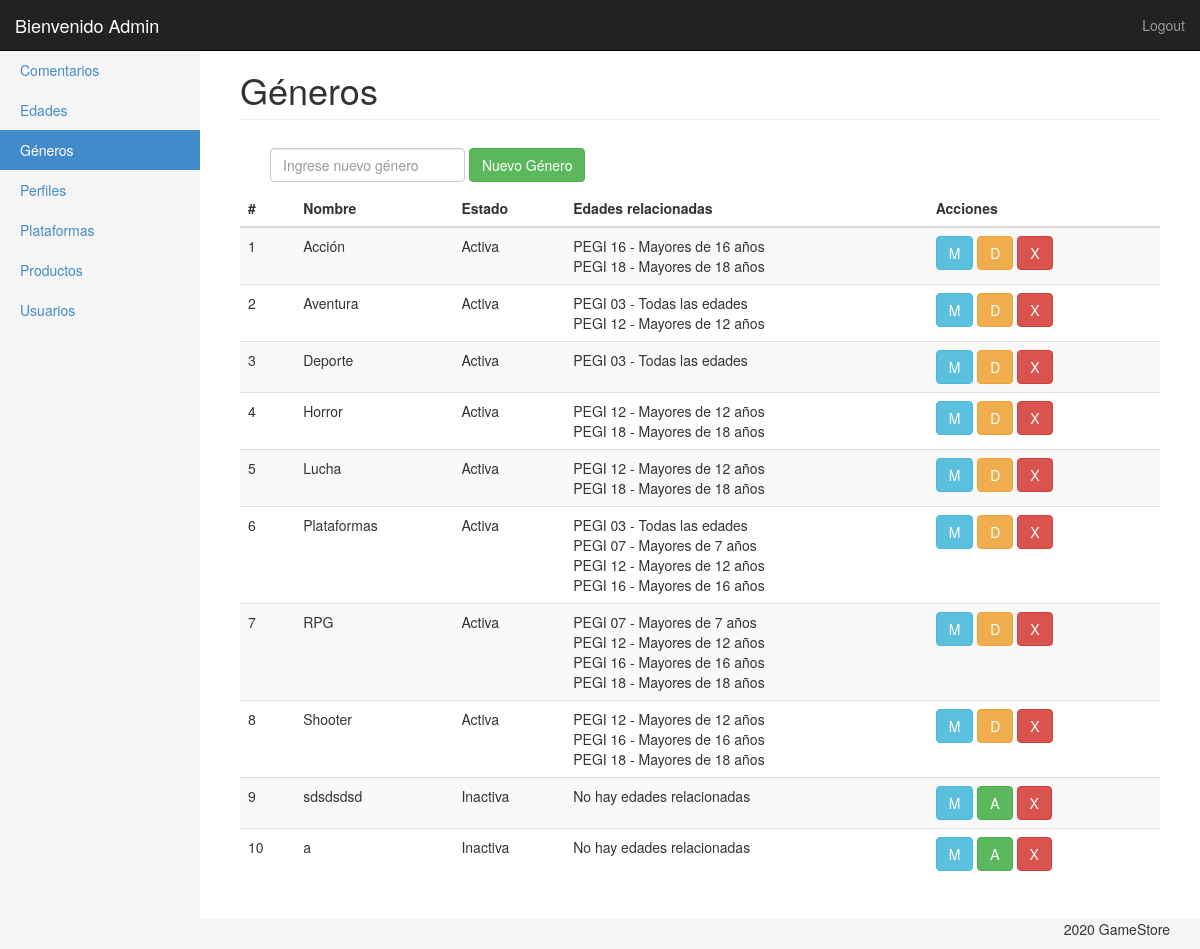
Page /ProduccionWeb_TP1/panel/generos.php (signed in) on the earlier database version.
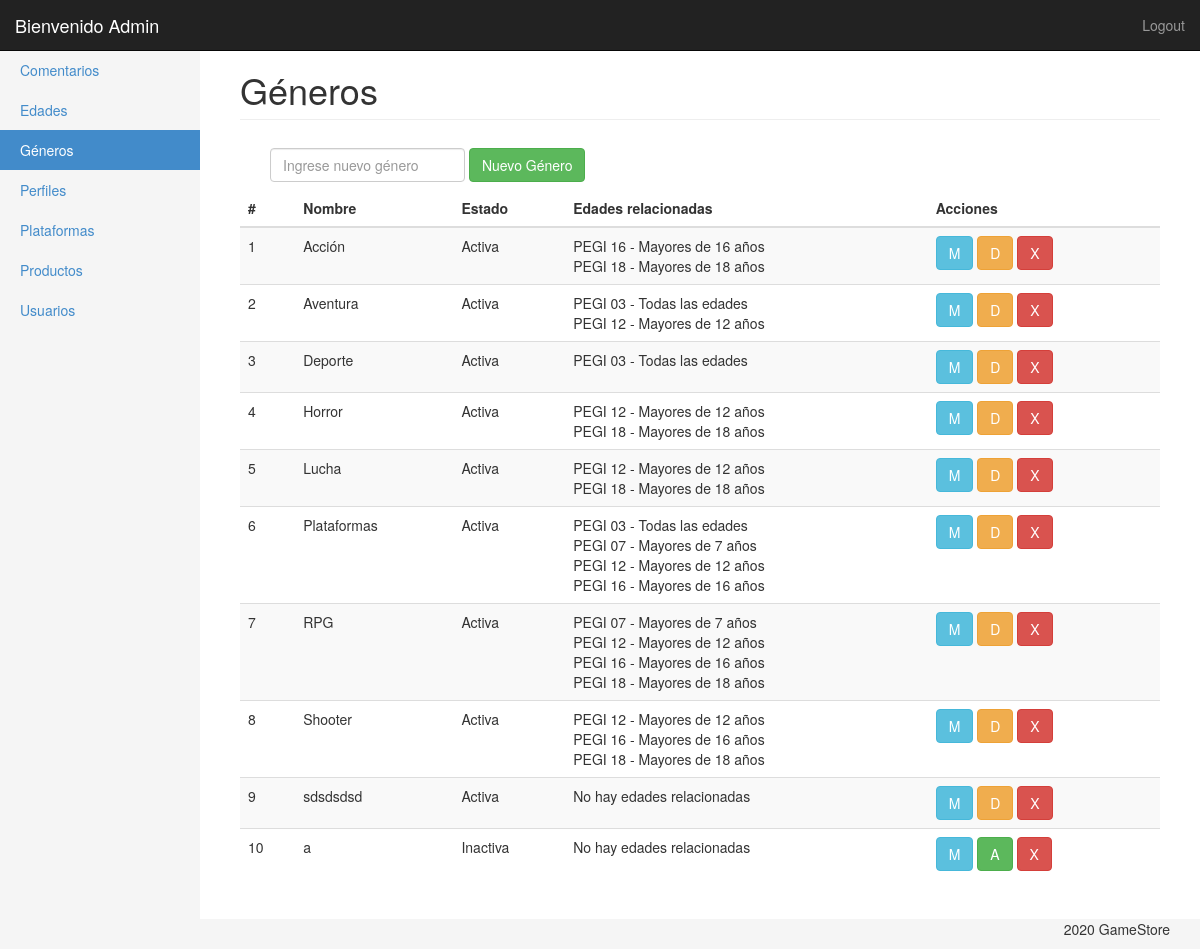
Same page on the later database version.
### tables this page shows
CREATE TABLE `generos` (
  `id` int(11) NOT NULL,
  `nombre` varchar(50) NOT NULL,
  `estado` tinyint(1) NOT NULL DEFAULT 1,
  `enabled` tinyint(1) NOT NULL DEFAULT 1
);

### ProduccionWeb_TP1/panel/clases/genero.php (called while the page is built, shortened)
<?php
Class Genero{
	private $con;
	public function __construct($con){
		$this->con = $con;
	}
	public function getList(){
		$query = "SELECT *
					FROM generos
					WHERE enabled = '1' ";
        return $this->con->query($query);
	}
	public function getSubcategoria($id){
		$query = "	SELECT edades.nombre
					FROM generos INNER JOIN genero_edades
					ON generos.id = genero_edades.idgen
					INNER JOIN edades
					ON edades.id = genero_edades.idedad
					WHERE generos.id=".$id." AND edades.enabled = 1 AND edades.estado = 1 ";
		return $this->con->query($query);
	}
}

### ProduccionWeb_TP1/panel/generos.php (the view, shortened to what this page needs)
<?php
require('inc/header.php');
?>
<div class="container-fluid">
	<?php $generoMenu = 'Géneros';
	$gen = new Genero($con);
	include('inc/side_bar.php');
	?>
	<div class="col-sm-9 col-md-10 main">
		<h1 class="page-header">
			<?php echo $generoMenu ?>
		</h1>
		<div class="container-fluid">
			<form action="generos.php" method="post" class="navbar-form navbar-left">
				<input type="text" class="form-control" id="nombre" name="nombre" placeholder="Ingrese nuevo género">
				<button type="submit" class="btn btn-success" name="alta_generos" title="Agregar">Nuevo Género</button></a>
			</form>
		</div>
		<div class="table-responsive">
			<table class="table table-striped">
				<thead>
					<tr>
						<th>#</th>
						<th>Nombre</th>
						<th>Estado</th>
						<th>Edades relacionadas</th>
						<th>Acciones</th>
					</tr>
				</thead>
				<tbody>
					<?php
					foreach ($gen->getList() as $generos) { ?>
						<tr>
						<td><?php echo $generos['id'];?></td>
						<td><?php echo $generos['nombre'];?></td>
						<td><?php if($generos['estado'] == 1){
							echo 'Activa';
						} else {
							echo 'Inactiva';
						} 	?></td>
						<td> <?php
						$haysubcat = false;
						foreach ($gen->getSubcategoria($generos['id']) as $subcat) {
									$haysubcat = true;
									echo $subcat['nombre'];
									?> <br> <?php
								}
								if(!$haysubcat){
									echo "No hay edades relacionadas";
								} ?></td>
						<td>
						<a href="generos_ae.php?edit=<?php echo $generos['id']?>"><button type="button" class="btn btn-info" title="Modificar nombre">M</button></a>
							<?php if($generos['estado'] == 0){ ?>
								<a href="generos.php?modif=<?php echo $generos['estado'] ?>&id=<?php echo $generos['id']?>"><button type="button" class="btn btn-success" title="Activar">A</button></a>
							<?php } else { ?>
								<a href="generos.php?modif=<?php echo $generos['estado'] ?>&id=<?php echo $generos['id']?>"><button type="button" class="btn btn-warning" title="Desactivar">D</button></a>
							<?php } ?>
							<a href="generos.php?del=<?php echo $generos['id'] ?>"><button type="button" class="btn btn-danger" title="Borrar">X</button></a>
						</td>
						</tr>
					<?php } ?>
				</tbody>
			</table>
		</div>
	</div>
</div>
<?php include('inc/footer.php'); ?>

Differences in the rows shown:
changed generos "sdsdsdsd": estado "Inactiva A" → "Activa D"
